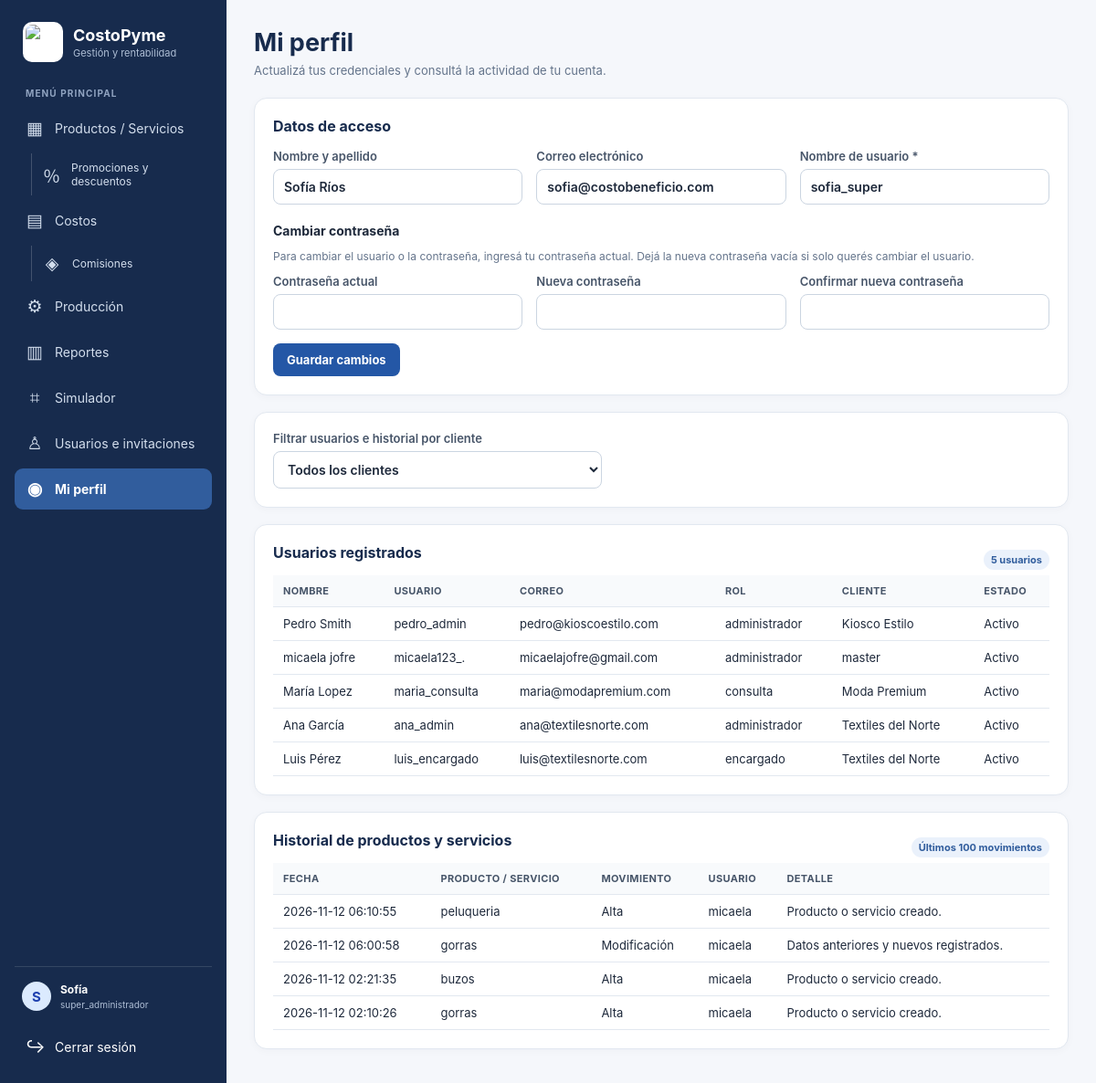
Page /perfil.php (signed in) on the committed database.
### tables this page shows
CREATE TABLE `costobene_usuarios` (
  `id` bigint(20) UNSIGNED NOT NULL,
  `cliente_id` bigint(20) UNSIGNED NOT NULL,
  `nombre` varchar(100) NOT NULL,
  `apellido` varchar(100) DEFAULT NULL,
  `nombre_usuario` varchar(50) NOT NULL,
  `correo` varchar(255) NOT NULL,
  `password_hash` varchar(255) NOT NULL,
  `activo` tinyint(1) NOT NULL DEFAULT 1,
  `fecha_creacion` timestamp NOT NULL DEFAULT current_timestamp(),
  `fecha_actualizacion` timestamp NOT NULL DEFAULT current_timestamp() ON UPDATE current_timestamp()
);

CREATE TABLE `costobene_clientes` (
  `id` bigint(20) UNSIGNED NOT NULL,
  `nombre_empresa` varchar(150) NOT NULL,
  `razon_social` varchar(150) DEFAULT NULL,
  `cuit` varchar(20) DEFAULT NULL,
  `rubro` enum('gastronomia','textiles','servicios') DEFAULT NULL,
  `margen_minimo` decimal(5,2) NOT NULL DEFAULT 10.00,
  `email_contacto` varchar(255) DEFAULT NULL,
  `telefono` varchar(30) DEFAULT NULL,
  `activo` tinyint(1) NOT NULL DEFAULT 1,
  `fecha_creacion` timestamp NOT NULL DEFAULT current_timestamp(),
  `fecha_actualizacion` timestamp NOT NULL DEFAULT current_timestamp() ON UPDATE current_timestamp()
);

CREATE TABLE `costobene_auditoria` (
  `id` bigint(20) UNSIGNED NOT NULL,
  `tabla_afectada` varchar(100) NOT NULL,
  `registro_id` bigint(20) UNSIGNED NOT NULL,
  `usuario_id` bigint(20) UNSIGNED DEFAULT NULL,
  `accion` enum('insert','update','delete') NOT NULL,
  `datos_anteriores` longtext DEFAULT NULL CHECK (json_valid(`datos_anteriores`)),
  `datos_nuevos` longtext DEFAULT NULL CHECK (json_valid(`datos_nuevos`)),
  `fecha_accion` timestamp NOT NULL DEFAULT current_timestamp()
);

### config.php (called while the page is built, shortened)
<?php
function db(): PDO {
    static $pdo = null;
    if ($pdo === null) {
        $esLocal = in_array($_SERVER['HTTP_HOST'] ?? '', [
            'localhost',
            '127.0.0.1'
        ], true);
        if ($esLocal) {
            $host = '127.0.0.1';
            $dbname = 'calcostos';
            $user = 'root';
            $password = '';
        } else {
            $host = 'sql200.infinityfree.com';
            $dbname = 'if0_43416623_Costo_Pyme_BD';
            $user = 'if0_43416623';
            $password = '718122Mica';
        }
        $dsn = "mysql:host=$host;dbname=$dbname;charset=utf8mb4";
        $pdo = new PDO($dsn, $user, $password, [
            PDO::ATTR_ERRMODE => PDO::ERRMODE_EXCEPTION,
            PDO::ATTR_DEFAULT_FETCH_MODE => PDO::FETCH_ASSOC,
            PDO::ATTR_EMULATE_PREPARES => false,
        ]);
    }
    return $pdo;
}
function h($v): string {
    return htmlspecialchars((string)$v, ENT_QUOTES, 'UTF-8');
}
function usuario(): ?array {
    return $_SESSION['u'] ?? null;
}
function esSuper(): bool {
    $u = usuario();
    return $u && in_array('super_administrador', $u['roles'], true);
}

### helpers.php (called while the page is built, shortened)
<?php
require_once __DIR__ . '/config.php';
function esAdministrador(): bool {
    $roles = usuario()['roles'] ?? [];
    return in_array('administrador', $roles, true) || in_array('super_administrador', $roles, true);
}

### perfil.php (the view, shortened to what this page needs)
<?php
require 'helpers.php'; requerirLogin();
$u=usuario();$error='';$ok='';
$q=db()->prepare('SELECT nombre_usuario,correo,nombre,apellido FROM costobene_usuarios WHERE id=?');$q->execute([$u['id']]);$perfil=$q->fetch();
$esAdmin=esAdministrador();$clienteId=esSuper()?(int)($_GET['cliente']??0):(int)$u['cliente_id'];$usuarios=[];$historial=[];
if($esAdmin){
 if(esSuper()){$q=db()->prepare('SELECT u.id,u.nombre,u.apellido,u.nombre_usuario,u.correo,u.activo,c.nombre_empresa,GROUP_CONCAT(r.nombre SEPARATOR ", ") roles FROM costobene_usuarios u JOIN costobene_clientes c ON c.id=u.cliente_id LEFT JOIN costobene_usuarios_roles ur ON ur.usuario_id=u.id LEFT JOIN costobene_roles r ON r.id=ur.rol_id WHERE u.id<>? AND (?=0 OR u.cliente_id=?) GROUP BY u.id,c.nombre_empresa ORDER BY c.nombre_empresa,u.nombre');$q->execute([$u['id'],$clienteId,$clienteId]);}
 $usuarios=$q->fetchAll();
 $a=db()->prepare("SELECT a.id,a.registro_id,a.accion,a.datos_anteriores,a.datos_nuevos,a.fecha_accion,u.nombre usuario_nombre,u.nombre_usuario FROM costobene_auditoria a LEFT JOIN costobene_usuarios u ON u.id=a.usuario_id LEFT JOIN costobene_productos p ON p.id=a.registro_id WHERE a.tabla_afectada='costobene_productos' AND (?=0 OR p.cliente_id=?) ORDER BY a.fecha_accion DESC LIMIT 100");$a->execute([$clienteId,$clienteId]);$historial=$a->fetchAll();
}
?>
<!doctype html><html lang="es"><head><link rel="stylesheet" href="style.css"></head><body><div class="app-shell"><?php require 'menu.php';?><main class="main">
<header class="page-head"><div><h1>Mi perfil</h1><p>Actualizá tus credenciales y consultá la actividad de tu cuenta.</p></div></header>
<section class="panel"><h2>Datos de acceso</h2><form method="post"><input type="hidden" name="csrf" value="<?=h($csrf)?>"><input type="hidden" name="accion" value="actualizar_perfil"><div class="form-grid"><label>Nombre y apellido<input value="<?=h(trim(($perfil['nombre']??'').' '.($perfil['apellido']??'')))?>" disabled></label><label>Correo electrónico<input value="<?=h($perfil['correo']??'')?>" disabled></label><label>Nombre de usuario *<input name="nombre_usuario" required minlength="4" maxlength="50" value="<?=h($perfil['nombre_usuario']??'')?>"></label></div><h3>Cambiar contraseña</h3><p class="help">Para cambiar el usuario o la contraseña, ingresá tu contraseña actual. Dejá la nueva contraseña vacía si solo querés cambiar el usuario.</p><div class="form-grid"><label>Contraseña actual<input type="password" name="password_actual" autocomplete="current-password"></label><label>Nueva contraseña<input type="password" name="password_nueva" minlength="8" autocomplete="new-password"></label><label>Confirmar nueva contraseña<input type="password" name="password_confirmar" minlength="8" autocomplete="new-password"></label></div><div class="actions"><button type="submit">Guardar cambios</button></div></form></section>
<?php if($esAdmin):?>
<?php if(esSuper()):?><section class="panel"><label style="max-width:360px">Filtrar usuarios e historial por cliente<select onchange="location.href='perfil.php?cliente='+this.value"><option value="0" <?=$clienteId===0?'selected':''?>>Todos los clientes</option></select></label></section><?php endif;?>
<section class="panel"><div style="display:flex;justify-content:space-between;align-items:center;gap:10px"><h2>Usuarios registrados</h2><span class="pill"><?=count($usuarios)?> usuarios</span></div><?php if(!$usuarios):?><div class="empty">No hay otros usuarios registrados en el alcance de tu administración.</div><?php else:?><div class="table-wrap"><table><thead><tr><th>Nombre</th><th>Usuario</th><th>Correo</th><th>Rol</th><th>Cliente</th><th>Estado</th></tr></thead><tbody><?php foreach($usuarios as $x):?><tr><td><?=h(trim($x['nombre'].' '.$x['apellido']))?></td><td><?=h($x['nombre_usuario'])?></td><td><?=h($x['correo'])?></td><td><?=h($x['roles']??'—')?></td><td><?=h($x['nombre_empresa'])?></td><td><?=$x['activo']?'Activo':'Inactivo'?></td></tr><?php endforeach;?></tbody></table></div><?php endif;?></section>
<section class="panel"><div style="display:flex;justify-content:space-between;align-items:center;gap:10px"><h2>Historial de productos y servicios</h2><span class="pill">Últimos 100 movimientos</span></div><?php if(!$historial):?><div class="empty">Todavía no hay movimientos de productos registrados desde que se activó el historial.</div><?php else:?><div class="table-wrap"><table><thead><tr><th>Fecha</th><th>Producto / servicio</th><th>Movimiento</th><th>Usuario</th><th>Detalle</th></tr></thead><tbody><?php foreach($historial as $hrow):$old=json_decode((string)$hrow['datos_anteriores'],true)?:[];$new=json_decode((string)$hrow['datos_nuevos'],true)?:[];$nombre=$new['nombre']??$old['nombre']??('Registro #'.$hrow['registro_id']);?><tr><td><?=h($hrow['fecha_accion'])?></td><td><?=h($nombre)?></td><td><?=['insert'=>'Alta','update'=>'Modificación','delete'=>'Baja'][$hrow['accion']]??h($hrow['accion'])?></td><td><?=h($hrow['usuario_nombre']??$hrow['nombre_usuario']??'Usuario eliminado')?></td><td><?php if($hrow['accion']==='update'):?>Datos anteriores y nuevos registrados.<?php elseif($hrow['accion']==='insert'):?>Producto o servicio creado.<?php else:?>Producto o servicio eliminado.<?php endif;?></td></tr><?php endforeach;?></tbody></table></div><?php endif;?></section>
<?php endif;?>
</main></div></body></html>

### style.css (style rules this page uses)
:root { --ink:#172b4d;--blue:#2457a6;--blue2:#eaf1fb;--muted:#64748b;--line:#e2e8f0;--bg:#f5f7fb;--green:#168653;--red:#c43e3e;--amber:#a86a0a }
* { box-sizing:border-box }
body { margin:0;background:var(--bg);color:#1e293b;font-family:Inter,system-ui,-apple-system,"Segoe UI",Arial,sans-serif;font-size:15px }
.app-shell { min-height:100vh }
.main { margin-left:248px;padding:30px;max-width:1500px }
.page-head { display:flex;align-items:flex-start;justify-content:space-between;gap:15px;margin-bottom:22px }
.page-head h1 { margin:0;color:var(--ink);font-size:27px }
.page-head p { margin:6px 0 0;color:var(--muted);font-size:13px }
.panel { background:#fff;border:1px solid var(--line);border-radius:14px;padding:20px;margin-bottom:18px;box-shadow:0 2px 8px #172b4d08 }
.panel h2 { font-size:16px;color:var(--ink);margin:0 0 15px }
.panel h3 { font-size:14px;margin:20px 0 10px }
.form-grid { display:grid;grid-template-columns:repeat(3,minmax(0,1fr));gap:15px }
label { display:flex;flex-direction:column;gap:6px;color:#475569;font-size:13px;font-weight:600 }
input,select,textarea { width:100%;padding:10px 11px;border:1px solid #cbd5e1;border-radius:8px;background:#fff;color:#1e293b;font:inherit;font-size:14px }
.help,.muted { color:var(--muted);font-size:12px;font-weight:400 }
.btn,button { display:inline-flex;align-items:center;justify-content:center;gap:7px;border:0;border-radius:8px;background:var(--blue);color:white;padding:10px 15px;font:inherit;font-size:13px;font-weight:650;cursor:pointer }
.actions { display:flex;gap:9px;flex-wrap:wrap;margin-top:15px }
.table-wrap { overflow-x:auto }
table { width:100%;border-collapse:collapse;min-width:600px }
th,td { text-align:left;padding:10px 11px;border-bottom:1px solid var(--line);font-size:13px }
th { background:#f8fafc;color:#475569;font-size:11px;text-transform:uppercase;letter-spacing:.35px }
.pill { display:inline-flex;padding:4px 8px;border-radius:20px;background:#eaf1fb;color:#315d9d;font-size:11px;font-weight:650 }

### rows in the picture
costobene_usuarios: nombre+apellido "Sofía Ríos", correo "sofia@costobeneficio.com", nombre_usuario "sofia_super"
costobene_usuarios: nombre+apellido "Pedro Smith", nombre_usuario "pedro_admin", correo "pedro@kioscoestilo.com", roles "administrador", cliente.nombre_empresa "Kiosco Estilo", activo "Activo"
costobene_usuarios: nombre+apellido "micaela jofre", nombre_usuario "micaela123_.", correo "micaelajofre@gmail.com", roles "administrador", cliente.nombre_empresa "master", activo "Activo"
costobene_usuarios: nombre+apellido "María Lopez", nombre_usuario "maria_consulta", correo "maria@modapremium.com", roles "consulta", cliente.nombre_empresa "Moda Premium", activo "Activo"
costobene_usuarios: nombre+apellido "Ana García", nombre_usuario "ana_admin", correo "ana@textilesnorte.com", roles "administrador", cliente.nombre_empresa "Textiles del Norte", activo "Activo"
costobene_usuarios: nombre+apellido "Luis Pérez", nombre_usuario "luis_encargado", correo "luis@textilesnorte.com", roles "encargado", cliente.nombre_empresa "Textiles del Norte", activo "Activo"
costobene_auditoria: fecha_accion "2026-11-12 06:10:55", datos_nuevos "peluqueria", accion "Alta", usuario.nombre "micaela", shows "Producto o servicio creado."
costobene_auditoria: fecha_accion "2026-11-12 06:00:58", datos_nuevos "gorras", accion "Modificación", usuario.nombre "micaela", shows "Datos anteriores y nuevos registrados."
costobene_auditoria: fecha_accion "2026-11-12 02:21:35", datos_nuevos "buzos", accion "Alta", usuario.nombre "micaela", shows "Producto o servicio creado."
costobene_auditoria: fecha_accion "2026-11-12 02:10:26", datos_nuevos "gorras", accion "Alta", usuario.nombre "micaela", shows "Producto o servicio creado."

### other values in the picture
$glyph[$icon] "▦"
$label "Productos / Servicios"
$glyph[$icon] "▤"
$label "Costos"
$glyph[$icon] "⚙"
$label "Producción"
$glyph[$icon] "▥"
$label "Reportes"
$glyph[$icon] "⌗"
$label "Simulador"
$glyph[$icon] "♙"
$label "Usuarios e invitaciones"
$glyph[$icon] "◉"
$label "Mi perfil"
mb_substr((string)usuario()['nombre'],0,1) "S"
